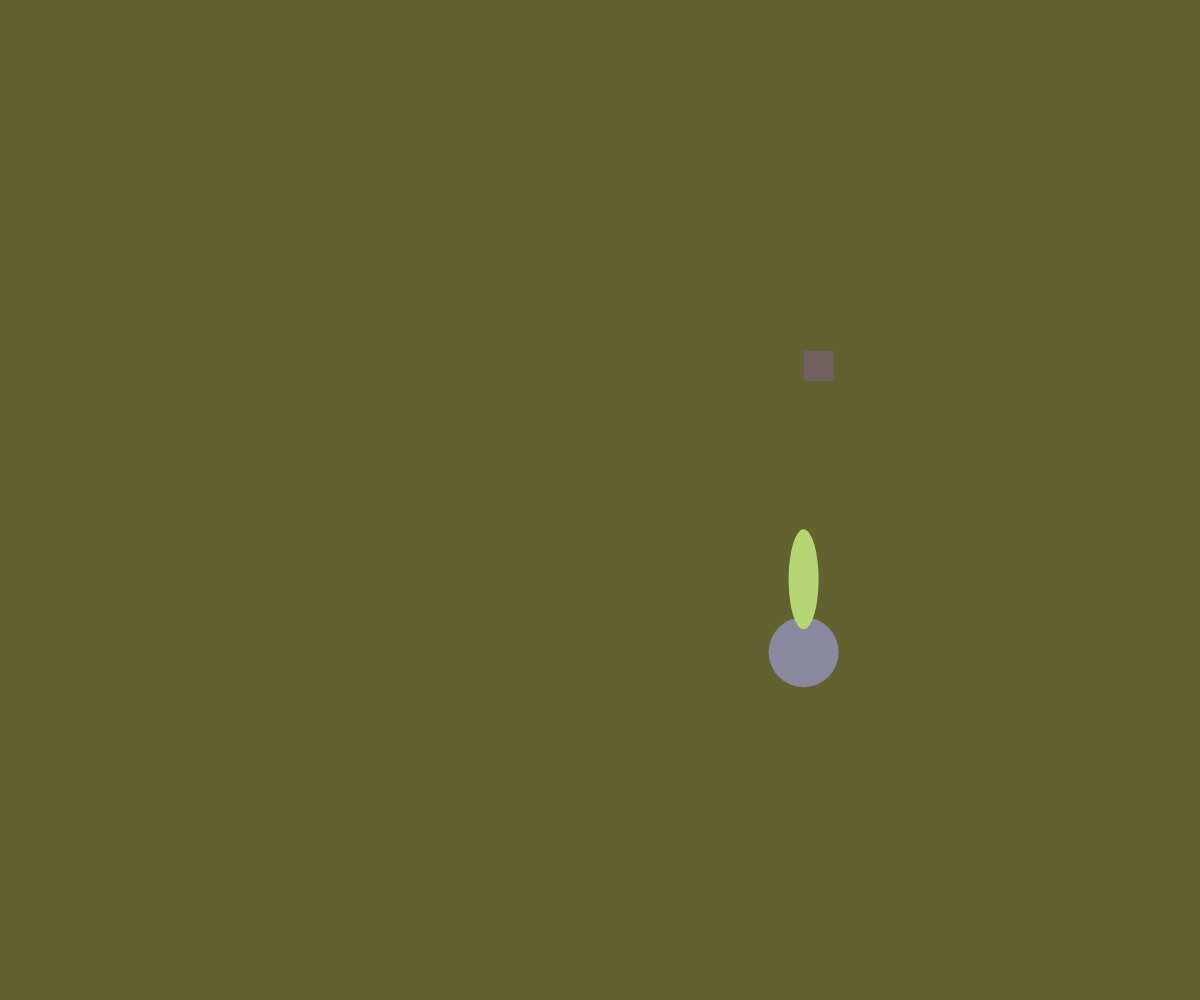
Frame 1 (no input)
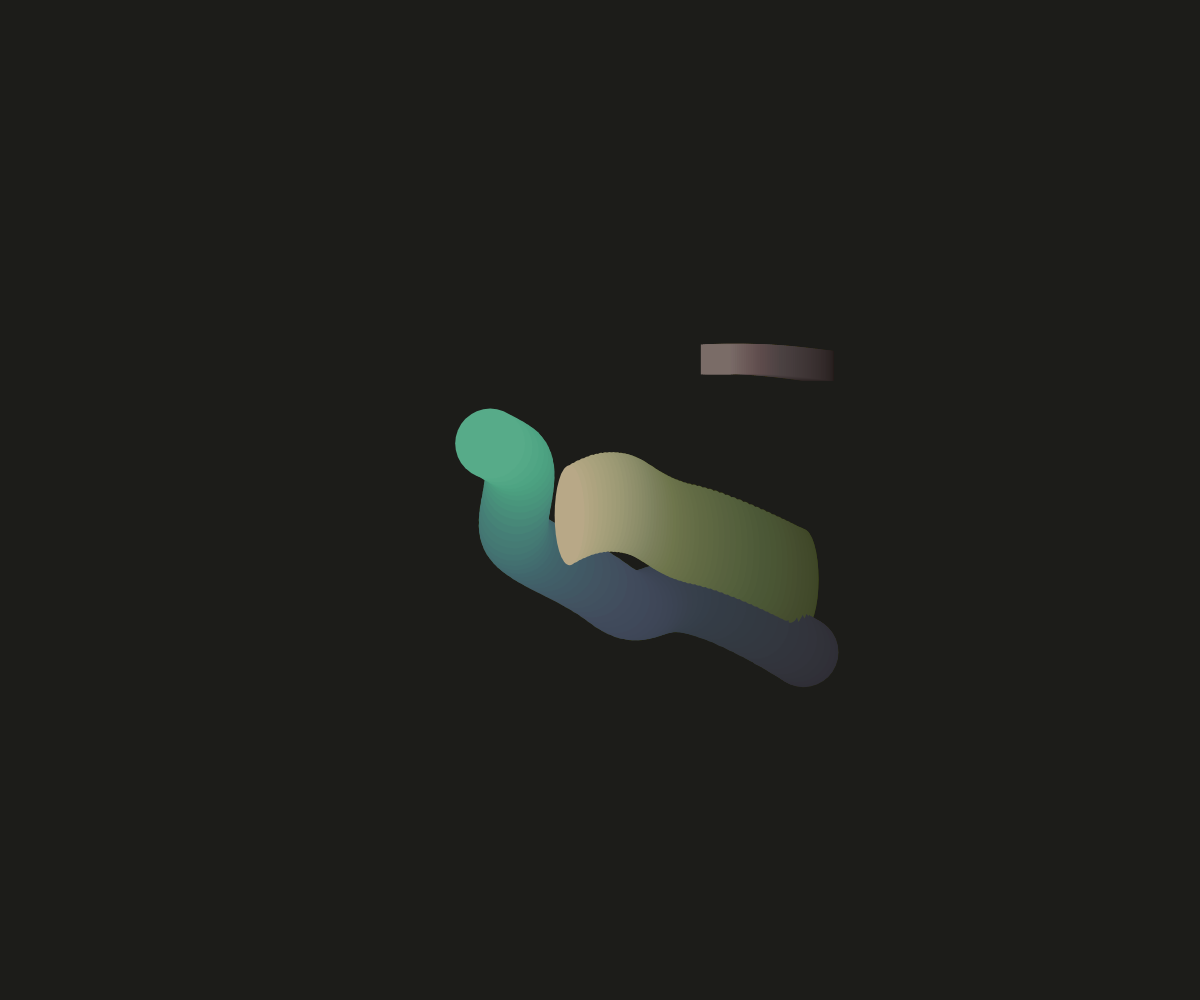
Frame 60 (no input)
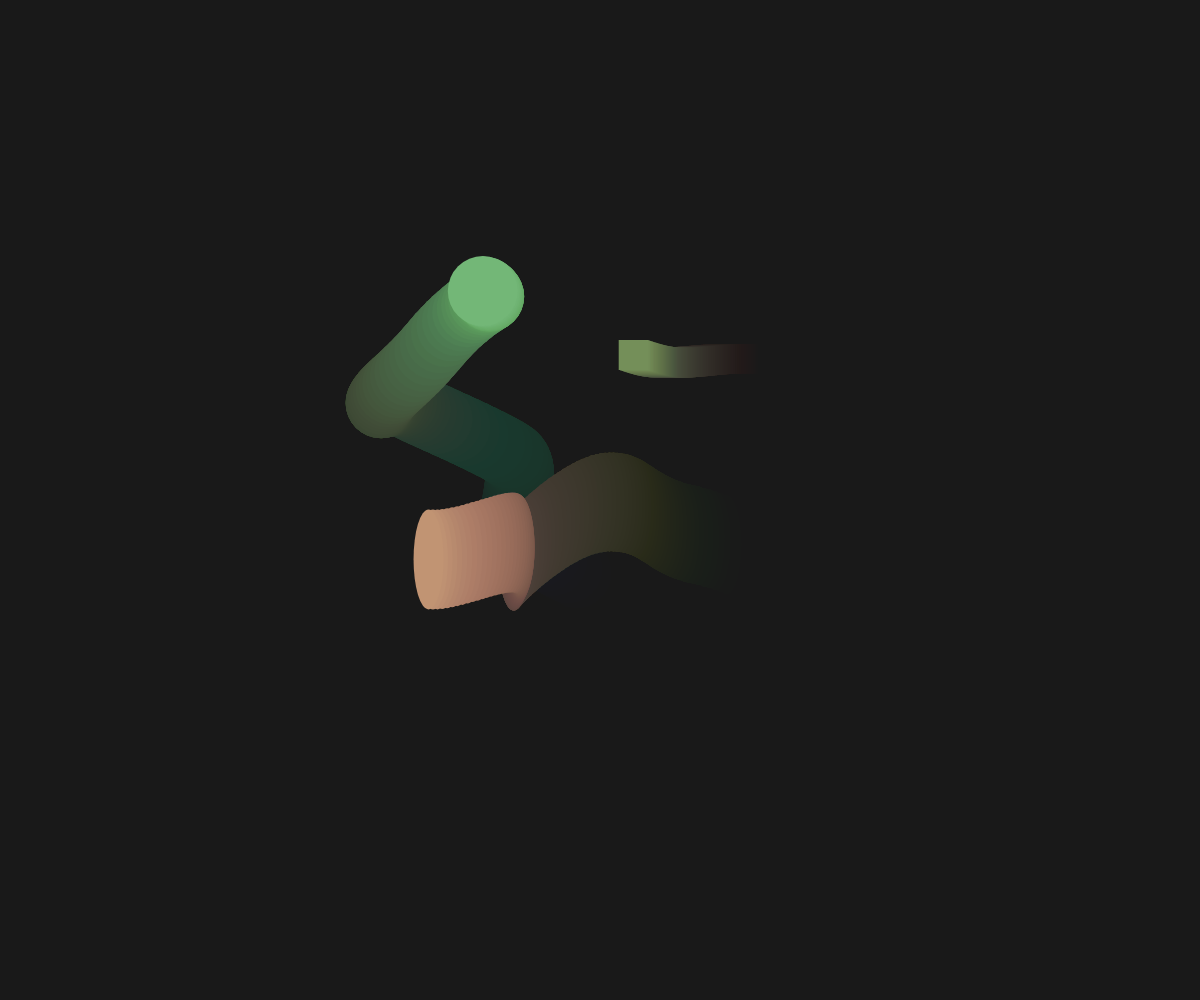
Frame 120 (the mouse pressed at the canvas centre since frame 60)

The p5.js sketch that drew these frames (run headless with seeded random() and noise() and a simulated clock; from frame 60 on, the mouse is pressed at the canvas centre):

// p5.js sketch
// ── sketch.js
var k;//declaration of variables
var n;
var m;

function setup() {
  createCanvas(windowWidth, windowHeight);//canvas covers entire length and width of screen
  background(100,100,50);
  k = 0;//initializing variables
  n = 0;//initializing variables
  m = 0;

  }

function draw() {
  // in this case, we fade the background and in the process give it a low capacity
  //positions and colors of the shapes change
  background(0, 5);

  var x = width * noise(n);//random value of x
  var y = height * noise(n+2);//random value of y
  //having different colors during the iteration
  var r = 255 * noise(n+30);//
  var g = 255 * noise(n+67);
  var b = 255 * noise(n+55);

  noStroke();
  fill(r, g, b);//filling the ellipse with varying color combinations
  ellipse(x, y, 70, 70);
//clowest moving shape
  n = n + 0.009;//rate of movement of the shape

  var x = width * noise(k);
  var y = height * noise(k+15);
  //having different colors during the iteration
  var r = 255 * noise(k+23);
  var g = 255 * noise(k+47);
  var b = 255 * noise(k+92);

  noStroke();
  fill(r, g, b);//filling with varying color combinations
  ellipse(x, y, 30, 100);

  k = k + 0.005;//rate of movement of the shape

  var x = width * noise(m);
  var y = height * noise(m+50);
  //having different colors during the iteration
  var r = 255 * noise(m+56);
  var g = 255 * noise(m+33);
  var b = 255 * noise(m+5);

  noStroke();
  fill(r, g, b);
  square(x, y, 30,);
//fastest moving shape
  m = m + 0.002;

}
